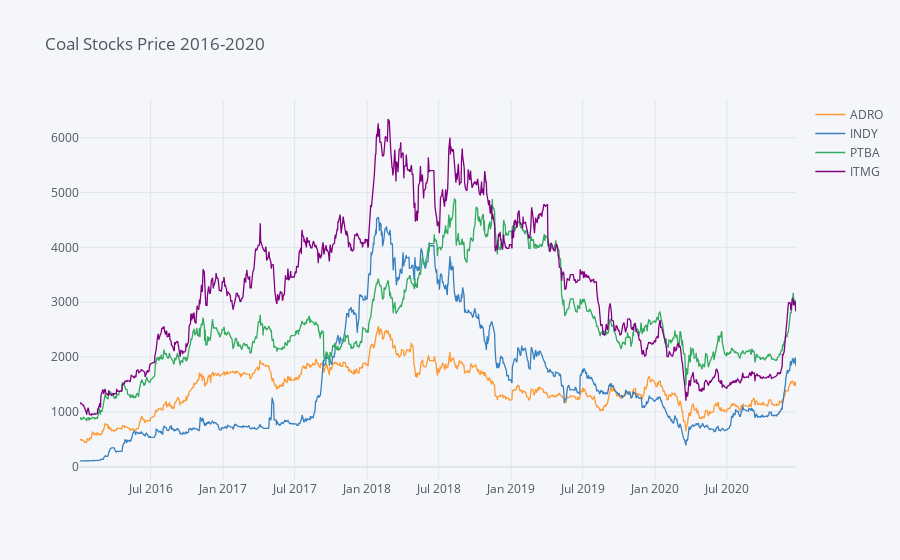

This figure's notebook cell:
### Code cell
plt.figure(figsize=(12,6))
coal_stocks.xs(key='Close', axis=1, level='Stock Info').iplot(title='Coal Stocks Price 2016-2020')

### Figure 1 — Plotly figure (JSON) as saved in the notebook; plotly's stock layout.template omitted (floating-point values rounded to 4 significant figures; data arrays with more than 128 entries replaced by an {"elided": "..."} marker saying what was removed)
{"data": [{"line": {"color": "rgba(255, 153, 51, 1.0)", "dash": "solid", "shape": "linear", "width": 1.3}, "mode": "lines", "name": "ADRO", "text": "", "type": "scatter", "x": {"elided": "1259 str values"}, "y": {"elided": "1259 int values"}}, {"line": {"color": "rgba(55, 128, 191, 1.0)", "dash": "solid", "shape": "linear", "width": 1.3}, "mode": "lines", "name": "INDY", "text": "", "type": "scatter", "x": {"elided": "1259 str values"}, "y": {"elided": "1259 int values"}}, {"line": {"color": "rgba(50, 171, 96, 1.0)", "dash": "solid", "shape": "linear", "width": 1.3}, "mode": "lines", "name": "PTBA", "text": "", "type": "scatter", "x": {"elided": "1259 str values"}, "y": {"elided": "1259 int values"}}, {"line": {"color": "rgba(128, 0, 128, 1.0)", "dash": "solid", "shape": "linear", "width": 1.3}, "mode": "lines", "name": "ITMG", "text": "", "type": "scatter", "x": {"elided": "1259 str values"}, "y": {"elided": "1259 int values"}}], "layout": {"legend": {"bgcolor": "#F5F6F9", "font": {"color": "#4D5663"}}, "paper_bgcolor": "#F5F6F9", "plot_bgcolor": "#F5F6F9", "title": {"font": {"color": "#4D5663"}, "text": "Coal Stocks Price 2016-2020"}, "xaxis": {"gridcolor": "#E1E5ED", "showgrid": true, "tickfont": {"color": "#4D5663"}, "title": {"font": {"color": "#4D5663"}, "text": ""}, "zerolinecolor": "#E1E5ED"}, "yaxis": {"gridcolor": "#E1E5ED", "showgrid": true, "tickfont": {"color": "#4D5663"}, "title": {"font": {"color": "#4D5663"}, "text": ""}, "zerolinecolor": "#E1E5ED"}}}
